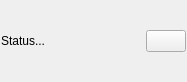
<?xml version="1.0" encoding="UTF-8"?>
<ui version="4.0">
 <class>WorldClock</class>
 <widget class="QWidget" name="WorldClock">
  <property name="geometry">
   <rect>
    <x>0</x>
    <y>0</y>
    <width>187</width>
    <height>82</height>
   </rect>
  </property>
  <property name="sizePolicy">
   <sizepolicy hsizetype="MinimumExpanding" vsizetype="MinimumExpanding">
    <horstretch>0</horstretch>
    <verstretch>0</verstretch>
   </sizepolicy>
  </property>
  <property name="windowTitle">
   <string>World Clock</string>
  </property>
  <property name="windowIcon">
   <iconset resource="worldclock.qrc">
    <normaloff>:/clock.svg</normaloff>:/clock.svg</iconset>
  </property>
  <layout class="QVBoxLayout" name="verticalLayout">
   <property name="spacing">
    <number>2</number>
   </property>
   <property name="leftMargin">
    <number>1</number>
   </property>
   <property name="topMargin">
    <number>1</number>
   </property>
   <property name="rightMargin">
    <number>1</number>
   </property>
   <property name="bottomMargin">
    <number>1</number>
   </property>
   <item>
    <layout class="QHBoxLayout" name="layoutClocks">
     <property name="spacing">
      <number>2</number>
     </property>
    </layout>
   </item>
   <item>
    <layout class="QHBoxLayout" name="layoutStatus">
     <property name="spacing">
      <number>2</number>
     </property>
     <item>
      <widget class="QLabel" name="lblStatus">
       <property name="sizePolicy">
        <sizepolicy hsizetype="MinimumExpanding" vsizetype="Preferred">
         <horstretch>0</horstretch>
         <verstretch>0</verstretch>
        </sizepolicy>
       </property>
       <property name="text">
        <string>Status...</string>
       </property>
      </widget>
     </item>
     <item>
      <widget class="QPushButton" name="btnAbout">
       <property name="sizePolicy">
        <sizepolicy hsizetype="Minimum" vsizetype="Fixed">
         <horstretch>0</horstretch>
         <verstretch>0</verstretch>
        </sizepolicy>
       </property>
       <property name="toolTip">
        <string>About...</string>
       </property>
       <property name="text">
        <string/>
       </property>
       <property name="icon">
        <iconset resource="worldclock.qrc">
         <normaloff>:/questionmark.svg</normaloff>:/questionmark.svg</iconset>
       </property>
      </widget>
     </item>
    </layout>
   </item>
  </layout>
 </widget>
 <resources>
  <include location="worldclock.qrc"/>
 </resources>
 <connections/>
</ui>
